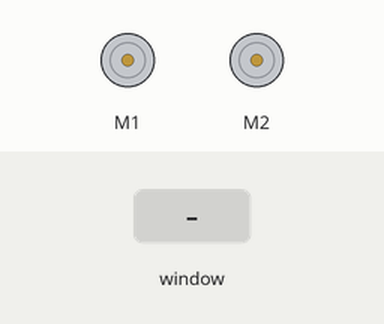
The program below on a simulated Raspberry Pi (BCM pin numbers). Parts: 2 × DC motor (green arrow = forward, orange = backward, longer = faster). Inputs (shaded band) come from the test bench. Motors are numbered in the order the program creates them (left before right in a Robot); the desktop window is not drawn, its controls go by their first labels and the mouse button is held 0.15 s; threads take turns every 2 ms.

Above: at 1.2 s.
1.3 s: control labelled "Adelante" in the window clicked
At 2.4 s:
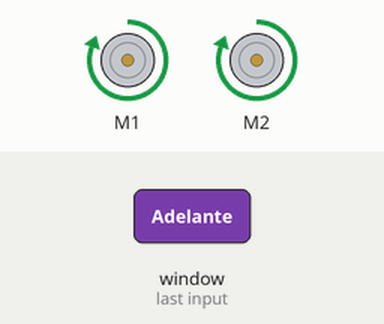
2.8 s: control labelled "Reversa" in the window clicked
At 3.5 s:
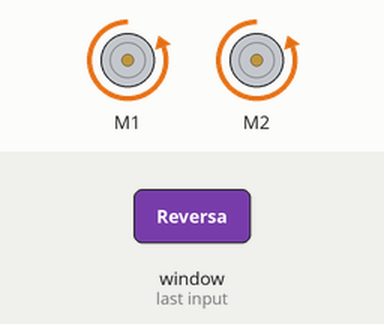
4.3 s: control labelled "Izquierda" in the window clicked
At 4.7 s:
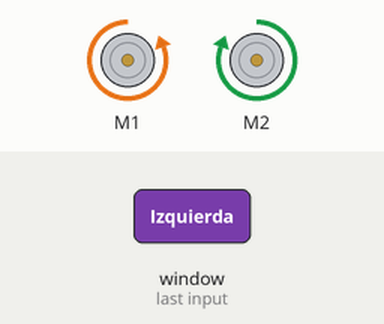
5.8 s: control labelled "Derecha" in the window clicked
At 7.0 s:
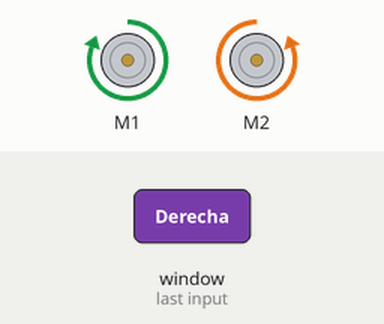
7.3 s: control labelled "STOP" in the window clicked
At 8.2 s:
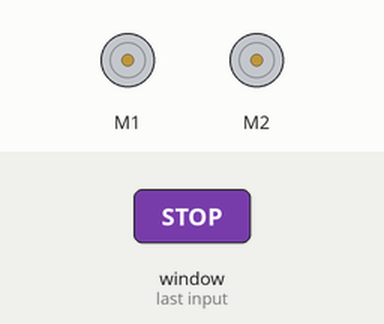
Timing chart, 0 to 9.8 s (numbered marks = the images above; inputs shaded):
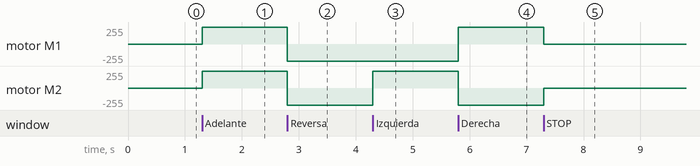

Measured:
- after the input at 1.3 s, motor M1, motor M2: stopped → forward 255/255 at once
- after the input at 2.8 s, motor M1, motor M2: forward 255/255 → backward 255/255 at once
- after the input at 4.3 s, motor M2: backward 255/255 → forward 255/255 at once
- after the input at 5.8 s, motor M1: backward 255/255 → forward 255/255 at once; motor M2: forward 255/255 → backward 255/255 at once
- after the input at 7.3 s, motor M1: forward 255/255 → stopped at once; motor M2: backward 255/255 → stopped at once

The program:

221220_SerialGui.py
```python
import tkinter as tk
from gpiozero import Robot
from gpiozero.pins.pigpio import PiGPIOFactory
import serial.tools.list_ports
import pigpio
import threading


#221220
#223231
#223249
#223184

pin_factory = PiGPIOFactory()
robot = Robot(left=(17, 18), right=(22, 23), pin_factory=pin_factory)

def find_arduino_port():
    ports = list(serial.tools.list_ports.comports())
    for p in ports:
        if "Arduino" in p.description:
            return p.device
    return None

def read_serial(arduino_port):
    if not arduino_port:
        return

    try:
        ser = serial.Serial(arduino_port, 9600, timeout=1)
        while True:
            message = ser.readline().decode('utf-8').rstrip()
            if message:
                master.after(0, update_label, message)
    except serial.SerialException as e:
        print(f"Error al abrir el puerto serial: {e}")

def update_label(message):
    current_text = message_label.cget("text")
    new_text = current_text + "\n" + message
    message_label.config(text=new_text)

master = tk.Tk()
master.title("Robot UPChiapas")
master.geometry("600x300")

arduino_port = find_arduino_port()
port_label = tk.Label(master, text=f"Puerto Serial: {arduino_port if arduino_port else 'No se encontró ningún Arduino.'}")
port_label.grid(row=6, column=0, columnspan=4)

message_label = tk.Label(master, text="Mensajes recibidos del Arduino:")
message_label.grid(row=7, column=0, columnspan=4)

UPbutton = tk.Button(master, text="Adelante", bg="green", command=robot.forward)
UPbutton.grid(row=0, column=2)

DOWNbutton = tk.Button(master, text="Reversa", bg="green", command=robot.backward)
DOWNbutton.grid(row=3, column=2)

LEFTbutton = tk.Button(master, text="Izquierda", bg="green", command=robot.left)
LEFTbutton.grid(row=1, column=0)

RIGTHbutton = tk.Button(master, text="Derecha", bg="green", command=robot.right)
RIGTHbutton.grid(row=1, column=3)

STOPbutton = tk.Button(master, text="STOP", bg="green", command=robot.stop)
STOPbutton.grid(row=1, column=2)

Exitbutton = tk.Button(master, text="Exit", bg="red", command=master.destroy)
Exitbutton.grid(row=5, column=0)

if arduino_port:
    threading.Thread(target=read_serial, args=(arduino_port,), daemon=True).start()

master.mainloop()
```
